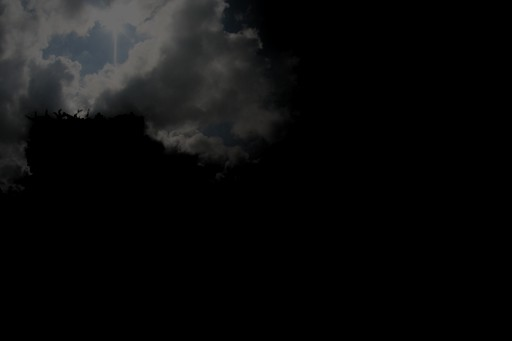
#> input picture validation_images/val_0.jpg, 512 x 341 px, given in place of val_0.jpg.png, which was not available
$ python -i datasetAcquisition.py   (imports and definitions only)
#> lines starting #> are read from the running program, lines starting #| are printed output that depends on the picture; pictures that were not available may be replaced by others from this repository, and a replacement may not be noted
import numpy
import os
import sys
import csv
import scipy.io
import pickle
import time
import datetime
import glob
import numpy
import cv2
from sklearn.cluster import KMeans

###

def BGR2HSV(image):
    image_hsv = cv2.cvtColor(image, cv2.COLOR_BGR2HSV) * 1.
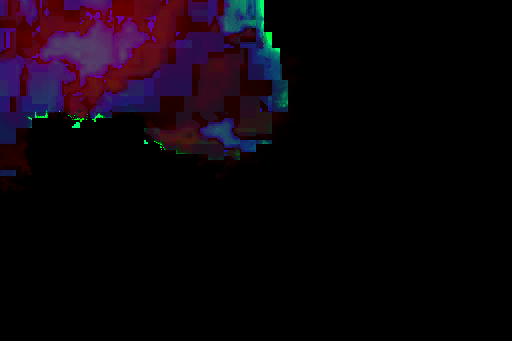
#> image_hsv: shape (341, 512, 3) float64; mean B, G, R 12.2, 4.7, 12.6
#> image is the input picture: shape (341, 512, 3); mean B, G, R 12.4, 12.3, 12.1
    image_hsv[:,:,0] /= 180.
    image_hsv[:,:,1] /= 255.
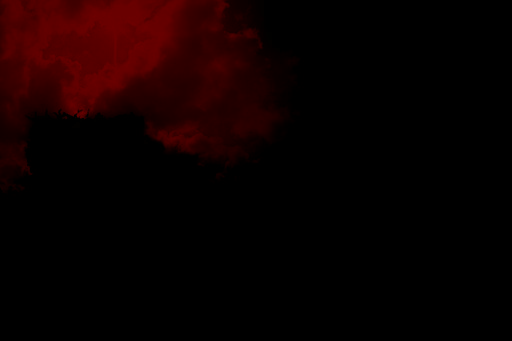
#> image_hsv: shape (341, 512, 3) float64; mean B, G, R 0.1, 0, 12.6
    image_hsv[:,:,2] /= 255.
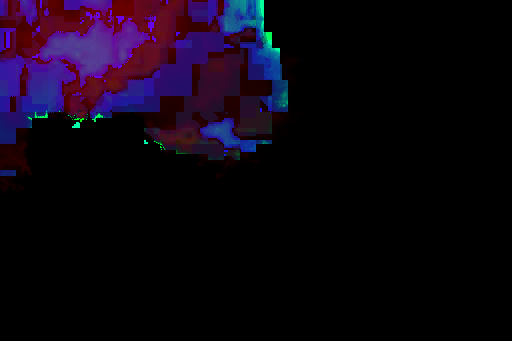
#> image_hsv: shape (341, 512, 3) float64; mean B, G, R 0.0678, 0.0183, 0.0495
    return image_hsv

# [7 lines left out: function HSV2BGR, not called in this run]

def blur(image_name):
#> called with image_name = 'validation_images/val_0.jpg'
    image = cv2.imread("images/"+image_name+".png")
    image_hsv = cv2.cvtColor(image, cv2.COLOR_BGR2HSV)
#> image_hsv: shape (341, 512, 3); mean H, S, V 12.2, 4.7, 12.6
    blurred_v = cv2.bilateralFilter(image_hsv[:,:,2], 101, sigmaColor=50, sigmaSpace=51)
    blurred_v = cv2.ximgproc.guidedFilter(image.max(axis=2), blurred_v, 40, 0.01)
    return blurred_v

# [37 lines left out: function readData, not called in this run]


def readDataLPF(image_name):
    input_image_original = BGR2HSV(cv2.imread("images/"+image_name+".png"))
    blur_image_original = blur(image_name)

    return input_image_original, image_name, blur_image_original


# [4 lines left out: function readDataSLS, not called in this run]

>>> result = readDataLPF('validation_images/val_0.jpg')

$ run again, on validation_images/val_1.jpg
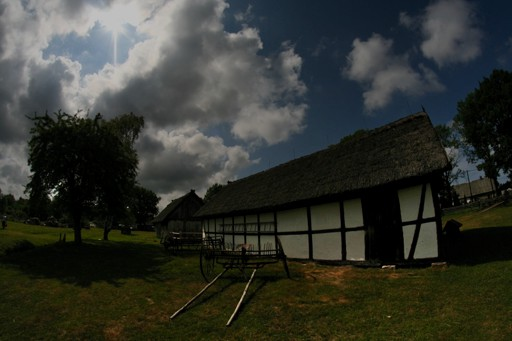
#> input picture validation_images/val_1.jpg, 512 x 341 px, given in place of val_1.jpg.png, which was not available
#> in BGR2HSV, image is the input picture: shape (341, 512, 3); mean B, G, R 46.6, 53.3, 50.7
#> in BGR2HSV, `image_hsv[:,:,2] /= 255.`:
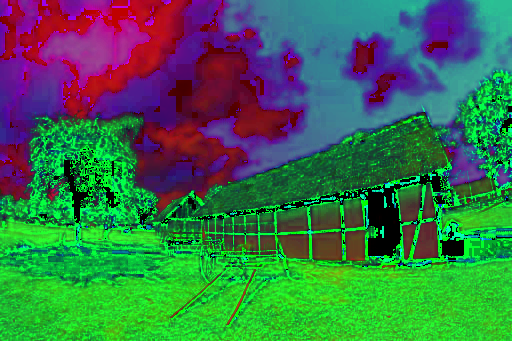
#> image_hsv: shape (341, 512, 3) float64; mean B, G, R 0.297, 0.438, 0.223
#> in blur, `blurred_v = cv2.bilateralFilter(image_hsv[:,:,2], 101, sigmaColor=50, ..`:
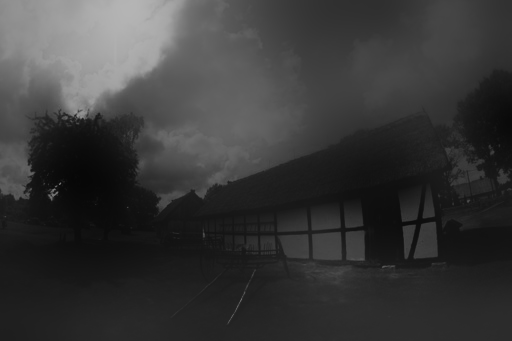
#> blurred_v: shape (341, 512); min 7, max 181, mean 56.1

$ run again, on validation_images/val_2.jpg
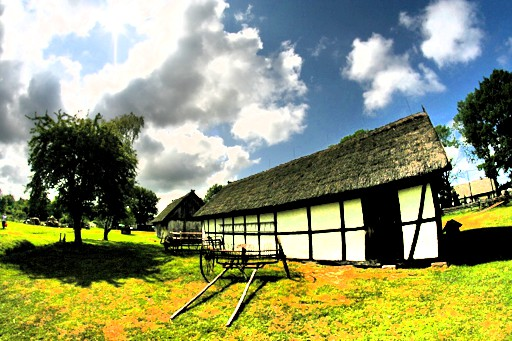
#> input picture validation_images/val_2.jpg, 512 x 341 px, given in place of val_2.jpg.png, which was not available
#> in BGR2HSV, image is the input picture: shape (341, 512, 3); mean B, G, R 111.6, 149.8, 142.8
#> in BGR2HSV, `image_hsv[:,:,2] /= 255.`:
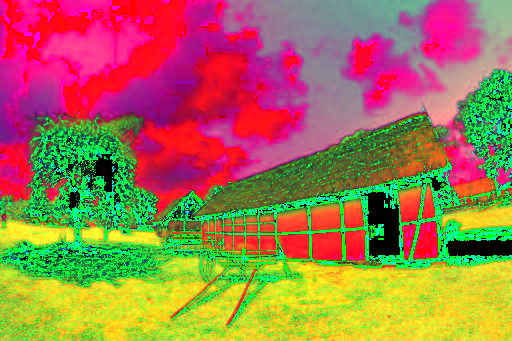
#> image_hsv: shape (341, 512, 3) float64; mean B, G, R 0.312, 0.464, 0.63
#> in blur, `blurred_v = cv2.ximgproc.guidedFilter(image.max(axis=2), blurred_v, 40..`:
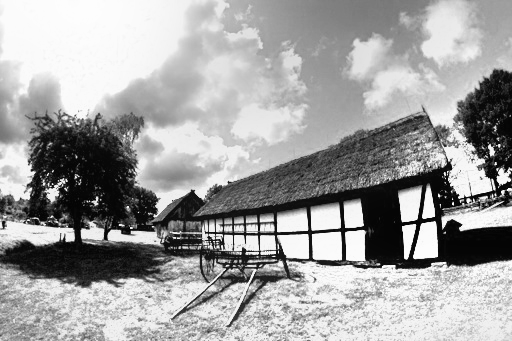
#> blurred_v: shape (341, 512); min 3, max 253, mean 160.7

$ run again, on validation_images/val_3.jpg
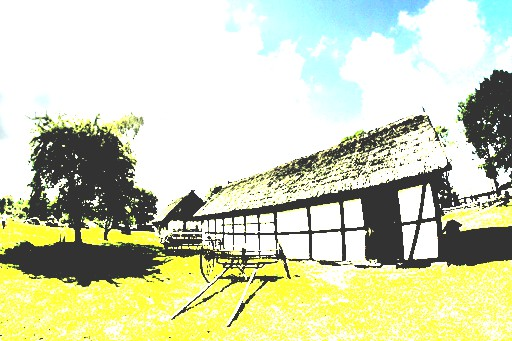
#> input picture validation_images/val_3.jpg, 512 x 341 px, given in place of val_3.jpg.png, which was not available
#> in BGR2HSV, image is the input picture: shape (341, 512, 3); mean B, G, R 179.4, 212, 206.8
#> in BGR2HSV, `image_hsv[:,:,2] /= 255.`:
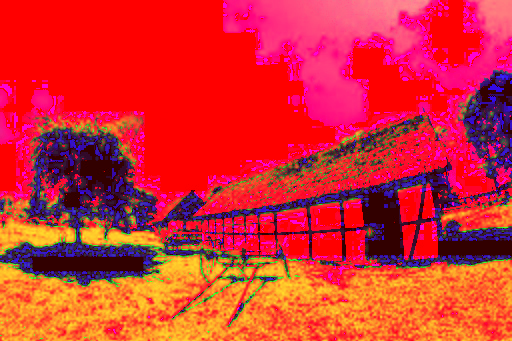
#> image_hsv: shape (341, 512, 3) float64; mean B, G, R 0.197, 0.179, 0.835
#> in blur, `blurred_v = cv2.bilateralFilter(image_hsv[:,:,2], 101, sigmaColor=50, ..`:
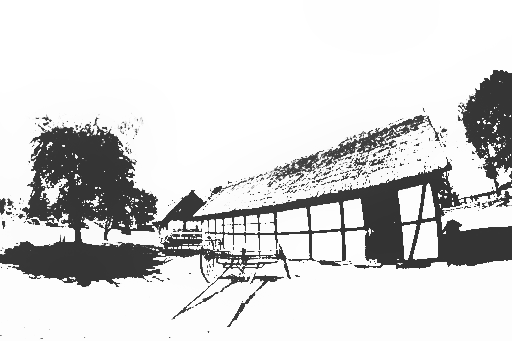
#> blurred_v: shape (341, 512); min 51, max 255, mean 213.2
